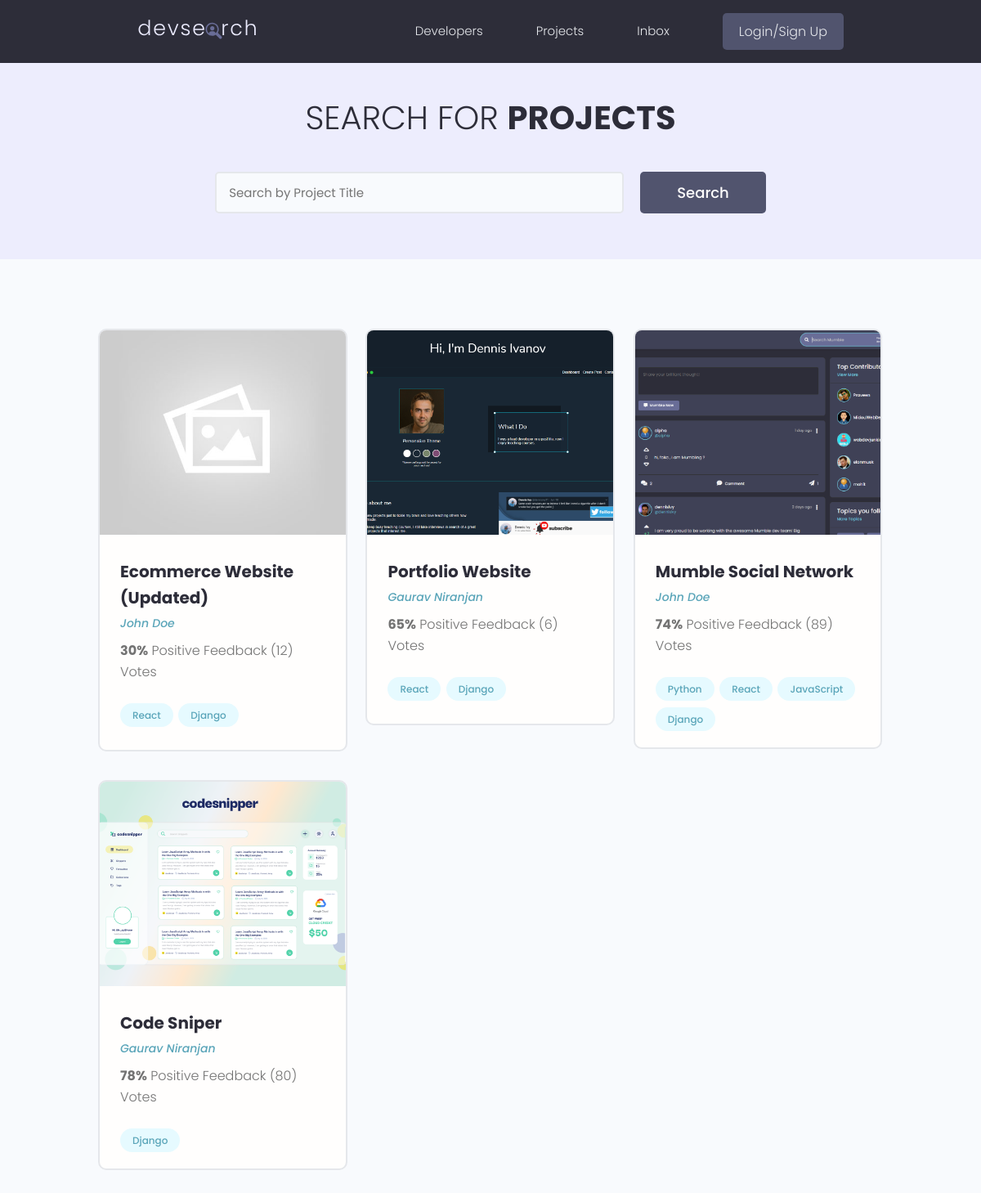
/projects/, run on the app's committed database.
### projects/models.py (models this page shows, shortened)
class Project(models.Model):
    owner = models.ForeignKey(Profile, null=True, blank=True, on_delete=models.SET_NULL)
    title = models.CharField(max_length=200)
    description = models.TextField(null=True, blank=True)
    featured_image = models.ImageField(null=True, blank=True,  default="default.jpg")
    demo_link = models.CharField(max_length=2000, null=True, blank=True)
    source_link = models.CharField(max_length=2000, null=True, blank=True)
    tags = models.ManyToManyField("Tag", blank=True)
    vote_total = models.IntegerField(default=0, null=True, blank=True)
    vote_ratio = models.IntegerField(default=0, null=True, blank=True)
    created = models.DateTimeField(auto_now_add=True)
    id = models.UUIDField(default=uuid.uuid4, unique=True, primary_key=True, editable=False)

class Tag(models.Model):
    name = models.CharField(max_length=200)
    created = models.DateTimeField(auto_now_add=True)
    id = models.UUIDField(default=uuid.uuid4, unique=True, primary_key=True, editable=False)
    def __str__(self):
        return self.name

### users/models.py (models this page shows, shortened)
class Profile(models.Model):
    user = models.OneToOneField(User, on_delete=models.CASCADE, null=True, blank=True)
    name = models.CharField(max_length=200, blank=True, null=True)
    email = models.EmailField(max_length=500, blank=True, null=True)
    username = models.CharField(max_length=200, blank=True, null=True)
    location = models.CharField(max_length=200, blank=True, null=True)
    short_intro = models.CharField(max_length=200, blank=True, null=True)
    bio = models.TextField(blank=True, null=True)
    profile_image = models.ImageField(null=True, blank=True, upload_to='profiles/', default='profiles/user-default.png')
    social_twitter = models.CharField(max_length=200, blank=True, null=True)
    social_linkedin = models.CharField(max_length=200, blank=True, null=True)
    social_website = models.CharField(max_length=200, blank=True, null=True)
    social_youtube = models.CharField(max_length=200, blank=True, null=True)
    social_github = models.CharField(max_length=200, blank=True, null=True)
    created = models.DateTimeField(auto_now_add=True)
    id = models.UUIDField(default=uuid.uuid4, unique=True, primary_key=True, editable=False)

### projects/views.py (the view)
# urls.py: path('projects/', include('projects.urls')),
def projects(request):
    projects = Project.objects.all()
    context = {
        'projects': projects
    }
    return render(request, 'projects/projects.html', context)

### projects/templates/projects/projects.html (shortened to what this page needs)
{% extends 'main.html' %} {% block content %}
<main class="projects">
    <section class="hero-section text-center">
        <div class="container container--narrow">
            <div class="hero-section__box">
                <h2>Search for <span>Projects</span></h2>
            </div>
            <div class="hero-section__search">
                <form class="form" action="#" method="get">
                    <div class="form__field">
                        <input
                            class="input input--text"
                            id="formInput#search"
                            type="text"
                            name="text"
                            placeholder="Search by Project Title"
                        />
                    </div>
                    <input
                        class="btn btn--sub btn--lg"
                        type="submit"
                        value="Search"
                    />
                </form>
            </div>
        </div>
    </section>
    <section class="projectsList">
        <div class="container">
            <div class="grid grid--three">
                {% for project in projects %}
                <div class="column">
                    <div class="card project">
                        <a href="{% url 'project' project.id%}" class="project">
                            <img
                                class="project__thumbnail"
                                src="{{project.featured_image.url}}"
                                alt="project thumbnail"
                            />
                            <div class="card__body">
                                <h3 class="project__title">
                                    {{project.title}}
                                </h3>
                                <p>
                                    <a
                                        class="project__author"
                                        href="{% url 'user-profile' project.owner.id%}"
                                        >{{project.owner.name}}</a
                                    >
                                </p>
                                <p class="project--rating">
                                    <span style="font-weight: bold"
                                        >{{project.vote_ratio}}%</span
                                    >
                                    Positive Feedback ({{project.vote_total}})
                                    Vote{{project.vote_total|pluralize:"s"}}
                                </p>
                                <div class="project__tags">
                                    {% for tag in project.tags.all %}
                                    <span class="tag tag--pill tag--main">
                                        <small>{{tag}}</small>
                                    </span>
                                    {% endfor %}
                                </div>
                            </div>
                        </a>
                    </div>
                </div>
                {% endfor %}
            </div>
        </div>
    </section>
</main>
{% endblock content %}

### static/styles/app.css (style rules this page uses)
:root { --color-sub: #2d2d39; }
.btn--sub { background-color: var(--color-sub-light); }
.card { border: 2px solid var(--color-light); }
img { width: 100%; }
.hero-section { height: 40vh; display: flex; align-items: center; background-color: var(--color-sub); }
.hero-section__box { margin-bottom: 4rem; }
.hero-section__box > h2, .hero-section__box > h2 > span { font-size: 4rem; color: var(--color-light); line-height: 1.3; text-transform: uppercase; }
.hero-section__box > h2 { font-weight: 300; }
.hero-section__box > h2 > span { font-weight: 700; }
.hero-section__search > .form { display: flex; align-items: center; justify-content: center; gap: 2rem; }
.hero-section__search > .form input.input--text { width: 50rem; }
.project__author { font-size: 1.4rem; font-style: italic; }
.project--rating { margin-bottom: 1.6em; margin-top: .5em; }
.projects > .hero-section { background: var(--color-sub-lighter); height: 30vh; }
.projects .hero-section__box { margin-bottom: 2.5rem; }
.projects .hero-section__box > h2 { color: var(--color-sub); }
.projects .hero-section__box > h2 > span { font-weight: 700; color: var(--color-sub); }
.projectsList { margin-top: 8rem; }
.project__thumbnail { height: 25rem; object-fit: cover; object-position: top center; }
.project__title { font-size: 2rem; font-weight: 700; color: var(--color-sub); }

### static/uikit/styles/modules/_variables.css (style rules this page uses)
:root { --color-main: #5aa5b9; --color-main-light: #e6faff; --color-sub: #3f4156; --color-sub-light: #51546e; --color-sub-lighter: #ededfd; --color-text: #737373; --color-gray: #8b8b8b; --color-light: #e5e7eb; --color-light-gray: #767676; --color-bg: #f8fafd; --color-white: #fffefd; --color-white-light: #f3f3f3; --color-success: #359e64; --color-success-bg: #def8e8; --color-error: #fc4b0b; --color-error-bg: #fff2ee; --font-base: 'Poppins', arial, helvetica, 'Segoe UI', roboto, ubuntu, sans-serif; --font-monospace: 'Fira Code', 'Courier New', courier, monospace; --font-regular: 300; --font-medium: 500; --font-bold: 700; --generic-shadow: 1px 1px 5px #00000010; --generic-transition: all 0.3s ease-in-out; }

### static/uikit/styles/modules/_base.css (style rules this page uses)
* { margin: 0; padding: 0; box-sizing: border-box; text-rendering: optimizeLegibility; color: inherit; font-size: inherit; }
html { font-size: 50%; }
@media only screen and (min-width: 480px) { html { font-size: 56.25%; } }
@media only screen and (min-width: 1200px) { html { font-size: 62.5%; } }
body { line-height: 1.6; font-weight: 400; font-size: 1.5rem; color: var(--color-text); background-color: var(--color-bg); min-height: 100vh; }

### static/uikit/styles/modules/_typography.css (style rules this page uses)
* { font-family: var(--font-base); }
h2 { font-size: 3.6rem; font-weight: var(--font-bold); }
h3 { font-size: 3.2rem; font-weight: var(--font-medium); }
p, span, strong { font-size: 1.6rem; color: var(--color-text); font-weight: var(--font-regular); }
a { padding-bottom: 2px; text-decoration: none; display: inline-block; color: var(--color-main); font-weight: var(--font-medium); }

### static/uikit/styles/modules/_utilities.css (style rules this page uses)
.container { width: 92%; max-width: 165rem; margin: 0 auto; box-sizing: border-box; }
.container--narrow { width: 92%; max-width: 120rem; }
@media screen and (min-width: 1000px) { .container { width: 90%; } }
@media screen and (min-width: 1000px) { .container--narrow { width: 85%; } }
@media screen and (min-width: 1200px) { .container { width: 80%; } }
@media screen and (min-width: 1200px) { .container--narrow { width: 72%; } }
.text-center { text-align: center; }

### static/uikit/styles/modules/_button.css (style rules this page uses)
.btn { display: inline-block; position: relative; cursor: pointer; background-color: var(--color-light); font-weight: var(--font-medium); color: var(--color-sub); text-decoration: none; padding: 1rem 2rem; border-radius: 0.5rem; border: none; width: -webkit-fit-content; width: -moz-fit-content; width: fit-content; height: -webkit-fit-content; height: -moz-fit-content; height: fit-content; font-size: 1.6rem; outline-width: 0; outline-color: transparent; -webkit-backface-visibility: hidden; backface-visibility: hidden; transition: all 0.3s ease-in-out; }
.btn--sub { background-color: var(--color-sub); color: var(--color-white); }
.btn--lg { font-size: 1.8rem; padding: 1.2rem 4.5rem; }

### static/uikit/styles/modules/_card.css (style rules this page uses)
.card { border-radius: 1rem; background-color: var(--color-white); border: 1.5px solid var(--color-light); width: auto; height: auto; margin-top: 0.5rem; margin-bottom: 0.5rem; overflow: hidden; }
.card__body, .card__header { padding: 2rem 2.5rem; }

### data on the page
Project: featured_image (placeholder picture), title "Ecommerce Website (Updated)", owner.name "John Doe", vote_ratio "30", vote_total "12"
Tag: name "React"
Tag: name "Django"
Project: featured_image (picture), title "Portfolio Website", owner.name "Gaurav Niranjan", vote_ratio "65", vote_total "6"
Project: featured_image (picture), title "Mumble Social Network", owner.name "John Doe", vote_ratio "74", vote_total "89"
Tag: name "Python"
Tag: name "JavaScript"
Project: featured_image (picture), title "Code Sniper", owner.name "Gaurav Niranjan", vote_ratio "78", vote_total "80"
